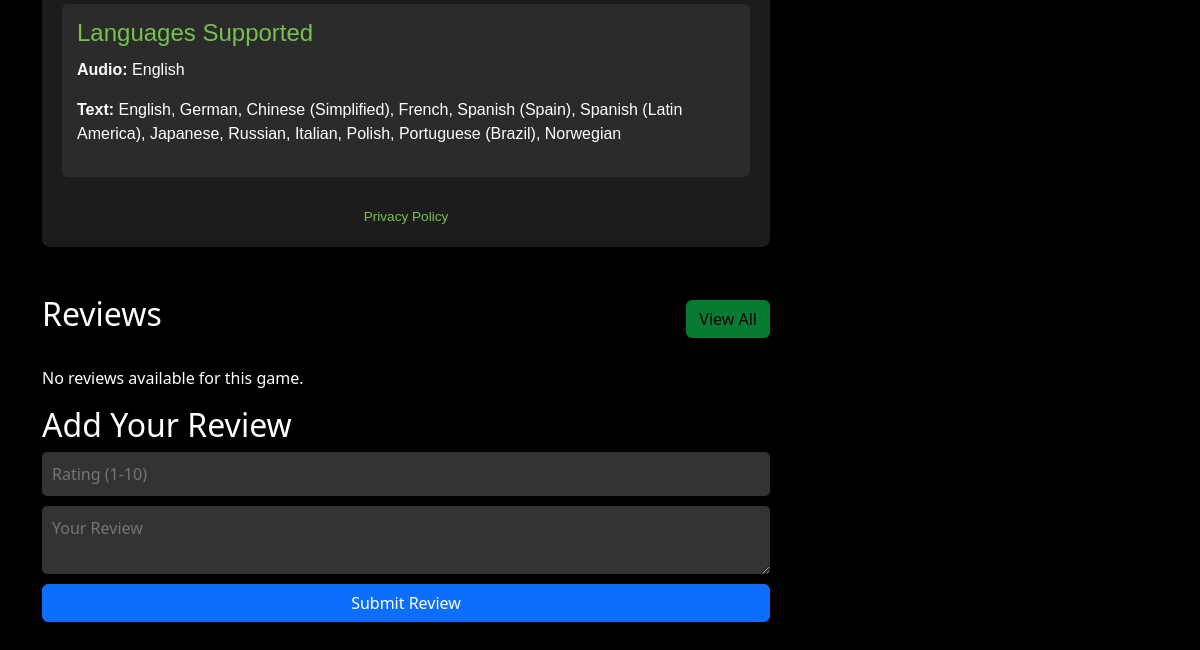
The app's page /sec/13 (lower part), older data.
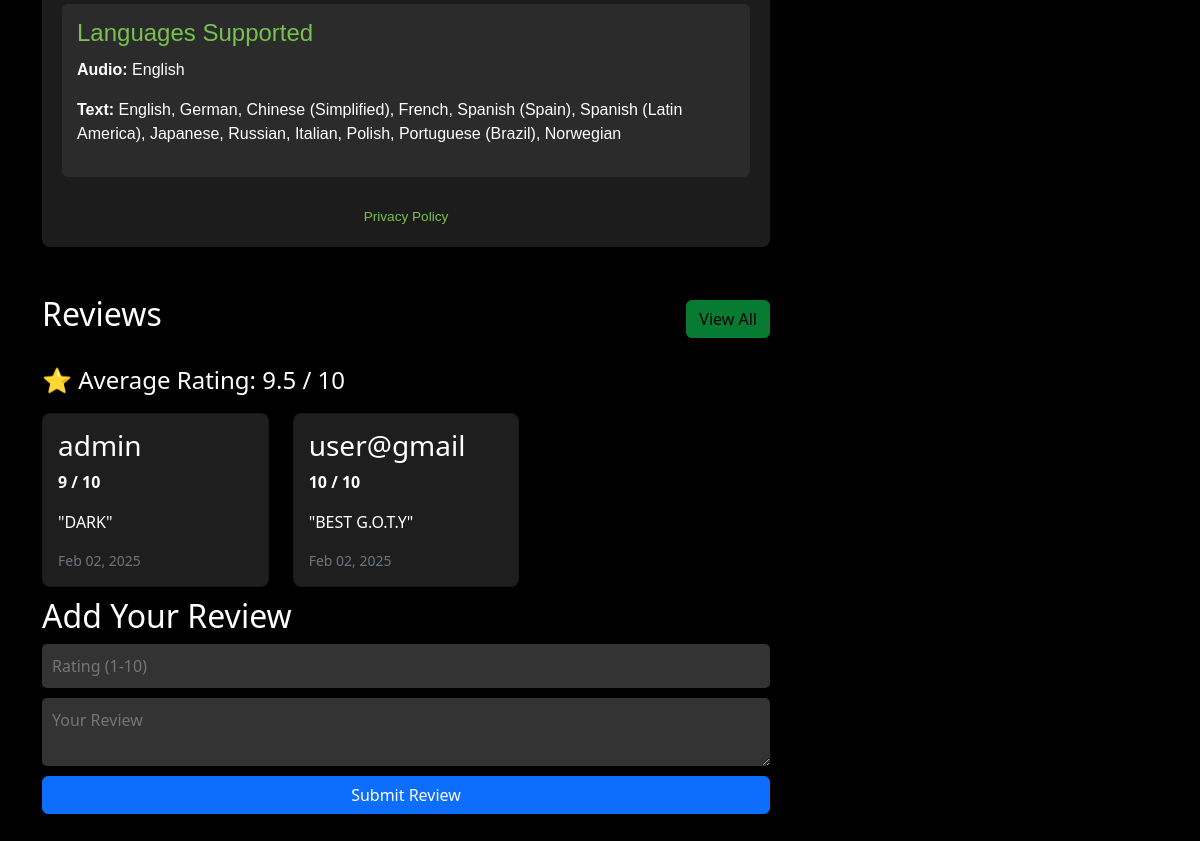
The same page, newer data.
### app/models.py (models this page shows, shortened)
class Review(models.Model):
    user = models.ForeignKey(User, on_delete=models.CASCADE)
    game = models.ForeignKey(Game, on_delete=models.CASCADE, related_name="reviews")
    comment = models.TextField()
    rating = models.PositiveSmallIntegerField()
    created_at = models.DateTimeField(auto_now_add=True)

### app/views.py (the view)
# urls.py: path('sec/<id>',views.sec, name='sec'),
def sec(req,id):
    game=Game.objects.get(id=id)
    try:
        requ = GameRequirement.objects.get(game=game)
    except GameRequirement.DoesNotExist:
        requ = None
    try:
        review = Review.objects.filter(game=game)
    except Review.DoesNotExist:
        review = None
    reviews = Review.objects.filter(game=game)
    total_reviews = reviews.count()
    average_rating = reviews.aggregate(Avg('rating'))['rating__avg'] or 0
    my_review = Review.objects.filter(game=game, user=req.user).first() if req.user.is_authenticated else None
    context = {
        'game': game,
        'requ': requ,
        'reviews': reviews,
        'my_review': my_review,
        'total_reviews': total_reviews,
        'average_rating': round(average_rating, 1),
    }
    return render(req,'user/sec.html',context)

### templates/user/sec.html (shortened to what this page needs)
<!DOCTYPE html>
<html lang="en">
<head>
  <link rel="stylesheet" href="https://cdnjs.cloudflare.com/ajax/libs/font-awesome/6.5.1/css/all.min.css">
  <link rel="stylesheet" href="https://unpkg.com/aos@next/dist/aos.css" />
  <link href="https://cdn.jsdelivr.net/npm/bootstrap@5.3.3/dist/css/bootstrap.min.css" rel="stylesheet">
</head>
<body>
  <div class="container py-5 mt-5">
    <div class="row g-5">
      <div class="col-md-8">
        <div class="system-requirements mt-5">
          <div class="requirements-container">
            <div class="language-support">
              <h4>Languages Supported</h4>
              <p><strong>Audio:</strong> English</p>
              <p>
                <strong>Text:</strong> English, German, Chinese (Simplified), French, Spanish (Spain), Spanish (Latin
                America), Japanese, Russian, Italian, Polish, Portuguese (Brazil), Norwegian
              </p>
            </div>
            <div class="footer-note">
              <a href="#" class="privacy-link">Privacy Policy</a>
            </div>
          </div>
        </div>
      </div>
      <div class="col-md-4">
      </div>
      <div class="col-md-8">
        <div class="row align-items-center mb-4">
          <div class="col">
            <h2>Reviews</h2>
          </div>
          <div class="col-auto">
            <a href="../view_review/{{ game.id }}" class="btn custom-button">View All</a>
          </div>
        </div>
        {% if total_reviews > 0 %}
        <h4>⭐ Average Rating: {{ average_rating }} / 10</h4>
      {% endif %}
        <div class="row">
          {% for review in reviews %}
          <div class="col-md-4">
            <div class="card">
              <h3 class="text-white">{{ review.user }}</h3>
              <p class="rating">{{ review.rating }} / 10</p>
              <p class="text-white">"{{ review.comment }}"</p>
              <small class="text-secondary d-block text-left">
                {{ review.created_at|date:"M d, Y" }}
              </small>
            </div>
          </div>
          {% endfor %}
        </div>
        {% if reviews|length == 0 %}
          <p>No reviews available for this game.</p>
        {% endif %}
        <h2>Add Your Review</h2>
        <form class="review-form" action="../add_review/{{ game.id }}" method="POST">
          <input type="number" name="rating" placeholder="Rating (1-10)" required min="1" max="10">
          <textarea placeholder="Your Review" name="comment" required></textarea>
          {% if my_review %}
            <button type="submit" class="btn btn-secondary" disabled>You already reviewed</button>
          {% else %}
            <button type="submit" class="btn btn-primary">Submit Review</button>
          {% endif %}
        </form>
      </div>
    </div>
  </div>
</body>
</html>

Row changes from the older to the newer data that the page shows:
added Review: user "admin", rating "9", comment "DARK", created_at "Feb 02, 2025"
added Review: user "user@gmail", rating "10", comment "BEST G.O.T.Y", created_at "Feb 02, 2025"
Text that changed along with them:
{{ average_rating }}: (not shown) → "9.5"
text no longer shown: "No reviews available for this game."
text now shown: "⭐ Average Rating: / 10"
